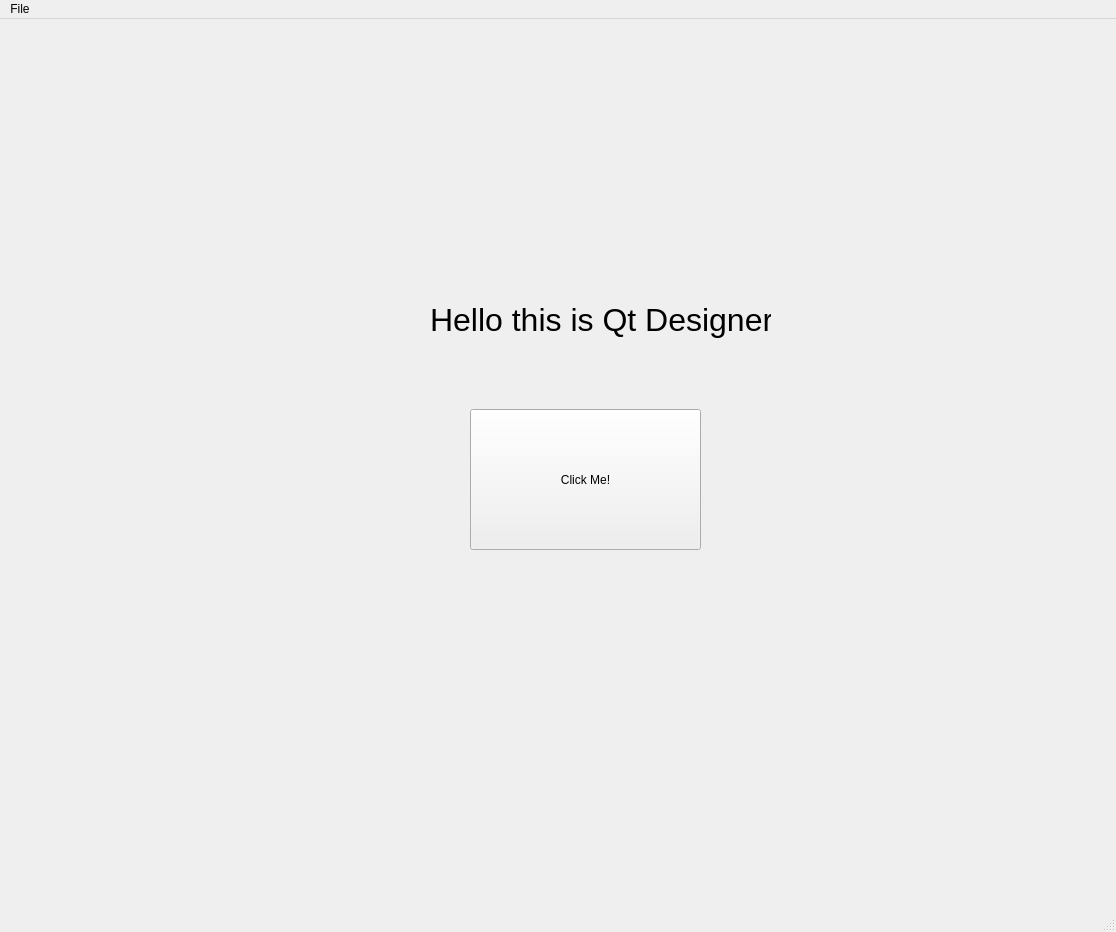
<?xml version="1.0" encoding="UTF-8"?>
<ui version="4.0">
 <class>MainWindow</class>
 <widget class="QMainWindow" name="MainWindow">
  <property name="geometry">
   <rect>
    <x>0</x>
    <y>0</y>
    <width>1116</width>
    <height>932</height>
   </rect>
  </property>
  <property name="windowTitle">
   <string>MainWindow</string>
  </property>
  <widget class="QWidget" name="centralwidget">
   <widget class="QPushButton" name="btn_ClickMe">
    <property name="geometry">
     <rect>
      <x>470</x>
      <y>390</y>
      <width>231</width>
      <height>141</height>
     </rect>
    </property>
    <property name="text">
     <string>Click Me!</string>
    </property>
   </widget>
   <widget class="QLabel" name="lbl_MainLabel">
    <property name="geometry">
     <rect>
      <x>430</x>
      <y>270</y>
      <width>341</width>
      <height>61</height>
     </rect>
    </property>
    <property name="font">
     <font>
      <pointsize>24</pointsize>
     </font>
    </property>
    <property name="text">
     <string>Hello this is Qt Designer</string>
    </property>
   </widget>
  </widget>
  <widget class="QMenuBar" name="menubar">
   <property name="geometry">
    <rect>
     <x>0</x>
     <y>0</y>
     <width>1116</width>
     <height>21</height>
    </rect>
   </property>
   <widget class="QMenu" name="menuFile">
    <property name="title">
     <string>File</string>
    </property>
   </widget>
   <addaction name="menuFile"/>
  </widget>
  <widget class="QStatusBar" name="statusbar"/>
 </widget>
 <resources/>
 <connections/>
</ui>
